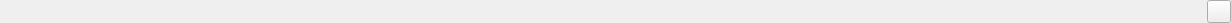
   <widget class="QWidget" name="wgStatus" native="true">
    <property name="geometry">
     <rect>
      <x>0</x>
      <y>0</y>
      <width>1231</width>
      <height>23</height>
     </rect>
    </property>
    <property name="sizePolicy">
     <sizepolicy hsizetype="MinimumExpanding" vsizetype="Preferred">
      <horstretch>0</horstretch>
      <verstretch>0</verstretch>
     </sizepolicy>
    </property>
    <layout class="QHBoxLayout" name="horizontalLayout_9">
     <property name="spacing">
      <number>0</number>
     </property>
     <property name="leftMargin">
      <number>0</number>
     </property>
     <property name="topMargin">
      <number>0</number>
     </property>
     <property name="rightMargin">
      <number>0</number>
     </property>
     <property name="bottomMargin">
      <number>0</number>
     </property>
     <item>
      <widget class="QLabel" name="lblMessage1"/>
     </item>
     <item>
      <widget class="QLabel" name="lblQL1"/>
     </item>
     <item>
      <widget class="QLabel" name="lblQL2"/>
     </item>
     <item>
      <widget class="QLabel" name="lblQL3"/>
     </item>
     <item>
      <widget class="QLabel" name="lblQL4"/>
     </item>
     <item>
      <widget class="QLabel" name="lblQL5"/>
     </item>
     <item>
      <widget class="QLabel" name="lblQL6"/>
     </item>
     <item>
      <widget class="QLabel" name="lblQL7"/>
     </item>
     <item>
      <spacer name="horizontalSpacer">
       <property name="orientation">
        <enum>Qt::Orientation::Horizontal</enum>
       </property>
       <property name="sizeHint" stdset="0">
        <size>
         <width>40</width>
         <height>20</height>
        </size>
       </property>
      </spacer>
     </item>
     <item>
      <widget class="QLabel" name="lblMessage2"/>
     </item>
     <item>
      <widget class="QToolButton" name="btnPointCoordinateType">
       <property name="toolTip">
        <string>Change coordinate type of cursor</string>
       </property>
       <property name="icon">
        <iconset resource="../icon/resources.qrc">
         <normaloff>:/buttons/showp</normaloff>:/buttons/showp</iconset>
       </property>
      </widget>
     </item>
    </layout>
   </widget>
